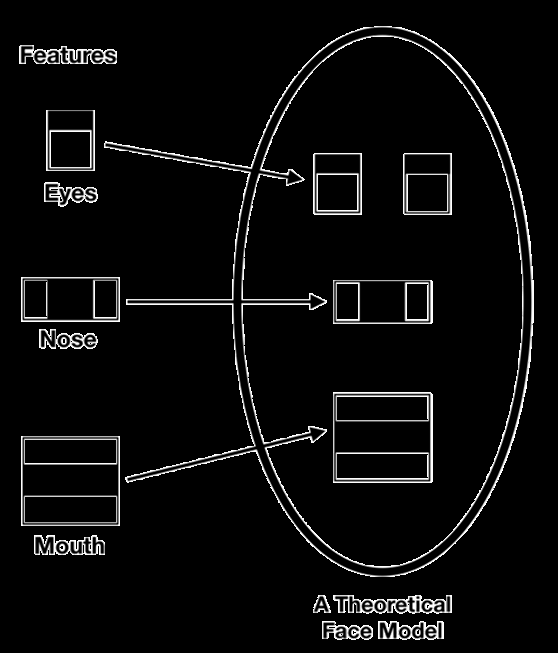
#> input picture Day 3 - Face detection & Tracking Using OpenCV/img.png, 558 x 653 px, given in place of the camera
$ python 'Day 2 - Moving Object Detection and tracking using OpenCV.py'
#> lines starting #> are read from the running program, lines starting #| are printed output that depends on the picture
import cv2
import time
import imutils

cam = cv2.VideoCapture(0)
time.sleep(1)

firstFrame = None
movedObjectCount = 0
area = 500

while True:
    _, img = cam.read()
#> img is the input picture: shape (653, 558, 3); min 0, max 255, mean 11.5
    text = "Normal"
    img = imutils.resize(img, width=500)
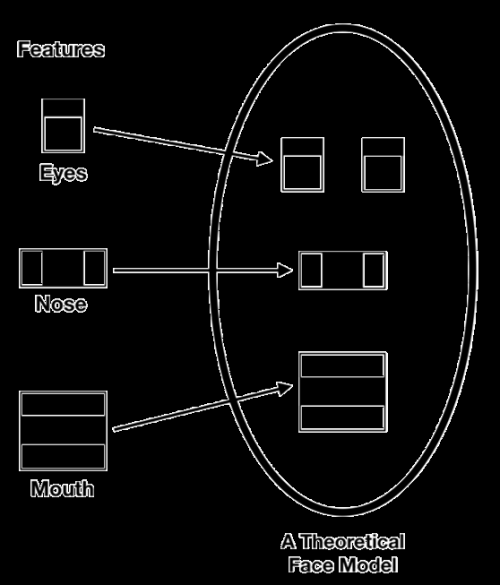
#> img: shape (585, 500, 3); min 0, max 255, mean 11.5
    grayImg = cv2.cvtColor(img, cv2.COLOR_BGR2GRAY)
    gaussianImg = cv2.GaussianBlur(grayImg, (21, 21), 0)
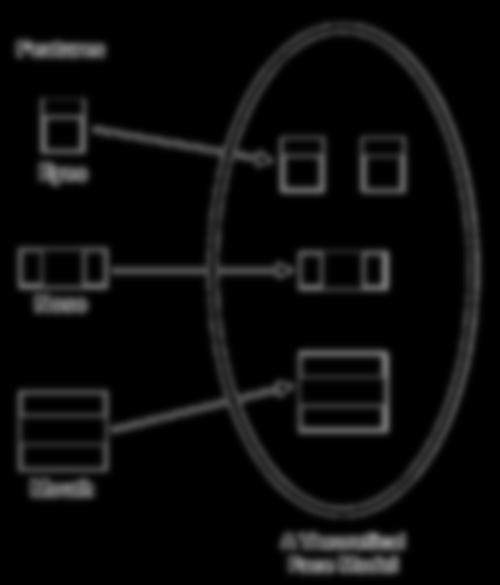
#> gaussianImg: shape (585, 500); min 0, max 136, mean 11.5

    if firstFrame is None:
        firstFrame = gaussianImg
        continue

    imgDiff = cv2.absdiff(firstFrame, gaussianImg)
    threshImg = cv2.threshold(imgDiff, 50, 255, cv2.THRESH_BINARY)[1]
    threshImg = cv2.dilate(threshImg, None, iterations=2)
    cnt = cv2.findContours(threshImg.copy(), cv2.RETR_EXTERNAL, cv2.CHAIN_APPROX_SIMPLE)
    cnt = imutils.grab_contours(cnt)
    for c in cnt:
        if cv2.contourArea(c) < area:
            continue
        (x, y, w, h) = cv2.boundingRect(c)
        cv2.rectangle(img, (x, y), (x + w, y + h), (0, 255, 0), 2)
        movedObjectCount += 1
        text = "Moving object detected"
    print(f"{text},count={movedObjectCount}")

    cv2.putText(img, f"{text},count={movedObjectCount}", (10, 20), cv2.FONT_HERSHEY_SIMPLEX, 0.5, (0, 0, 255), 2)
    cv2.imshow("cameraFeed", img)

    key = cv2.waitKey(1) & 0xFF
    if key == ord('q'):
        break

cam.release()
cv2.destroyAllWindows()
